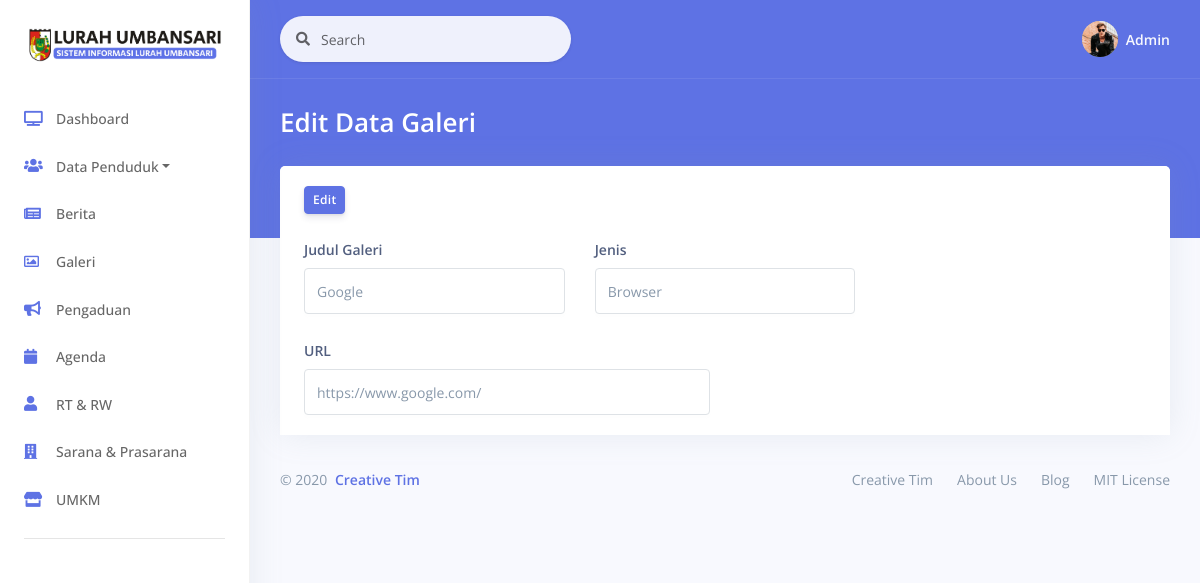
Page /Galeri/edit/1 on the committed database.
### tables this page shows
CREATE TABLE `galeri` (
  `gal_id` int(10) NOT NULL,
  `gal_title` varchar(100) NOT NULL,
  `gal_url` text NOT NULL,
  `gal_date` date NOT NULL DEFAULT current_timestamp(),
  `gal_jns` varchar(255) NOT NULL
);

### application/controllers/Galeri.php (called while the page is built, shortened)
<?php
class Galeri extends CI_Controller
{
    public function __construct()
    {
        $this->load->model('Galeri_model');
        $this->load->model('User_model');
    }
    public function edit($gal_id)
    {
        $data['judul'] = "Edit Galeri";
        $data['galeri'] = $this->Galeri_model->getById($gal_id);
        $this->load->view('layout/header', $data);
        $this->load->view('data_galeri/vw_edit_galeri', $data);
        $this->load->view('layout/footer', $data);
    }
}

### index.php (called while the page is built, shortened)
<?php
require_once BASEPATH.'core/CodeIgniter.php';

### application/models/Galeri_model.php (called while the page is built, shortened)
<?php
class Galeri_model extends CI_Model
{
    public function getById($brt_id)
    {
        $this->db->select('galeri.*');
        $this->db->from('galeri');
        $this->db->where('galeri.gal_id', $brt_id);
        $query = $this->db->get();
        return $query->row_array();
    }
}

### application/views/data_galeri/vw_edit_galeri.php (the view, shortened to what this page needs)
<div class="main-content" id="panel">
    <div class="header bg-primary pb-6">
        <div class="container-fluid">
            <div class="header-body">
                <div class="row align-items-center py-4">
                    <div class="col-lg-6 col-7">
                        <h3 class="h1 text-white d-inline-block mb-0">Edit Data Galeri</h3>
                    </div>
                </div>
            </div>
        </div>
    </div>
    <div class="container-fluid mt--6">
        <div class="row">
            <div class="col">
                <div class="card">
                    <div class="card-header border-0">
                        <form action="<?= base_url('Galeri/update'); ?>" method="post">
                            <button type="submit" name="Edit" class="btn btn-primary btn-sm">Edit</button>
                            <h6><br></h6>
                            <div class="row">
                                <div class="col-4">
                                    <div class="form-group">
                                        <label for="example-tel-input" class="form-control-label">Judul Galeri</label>
                                        <input class="form-control" type="text" name="gal_title" value="<?= $galeri['gal_title']; ?>">
                                    </div>
                                </div>
                                <div class="col-4">
                                    <div class="form-group">
                                        <label for="example-tel-input" class="form-control-label">Jenis</label>
                                        <input class="form-control" type="text" name="gal_jns" value="<?= $galeri['gal_jns']; ?>">
                                    </div>
                                </div>
                            </div>
                            <div class="row">
                                <div class="col-6">
                                    <label for="example-tel-input" class="form-control-label">URL</label><br>
                                    <input class="form-control" type="text" name="gal_url" value="<?= $galeri['gal_url']; ?>">
                                </div>
                            </div>
                        </form>
                    </div>
                </div>

### rows in the picture
galeri: gal_title "Google", gal_jns "Browser", gal_url "https://www.google.com/"
